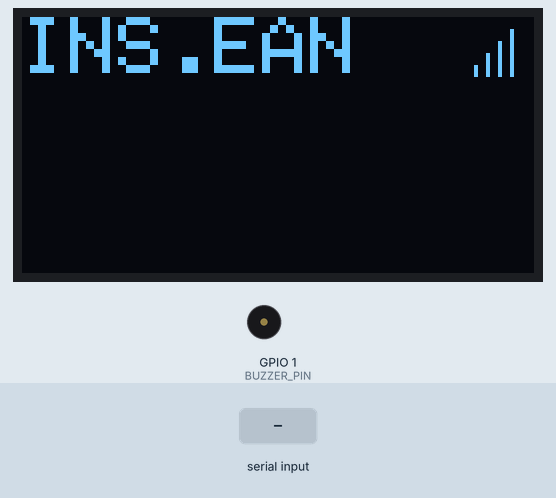
The sketch below on a simulated ESP8266 (NodeMCU). Shown: 128×64 one-colour display, buzzer (waves = sounding). The test bench sets the inputs (shaded band). WiFi joins after 1.5 s; servers stay silent unless stated; uploads are accepted with an empty reply.

Above: at 3.6 s.
3.7 s: "ESPSHOWIP" received over the second serial link
At 5.4 s:
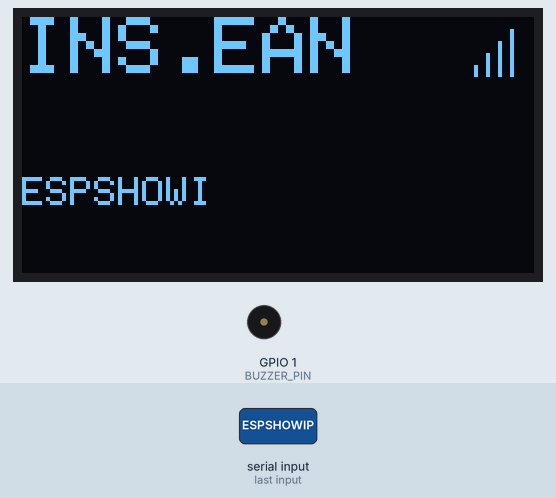
5.7 s: "ESPSCAN" received over the second serial link
At 7.0 s:
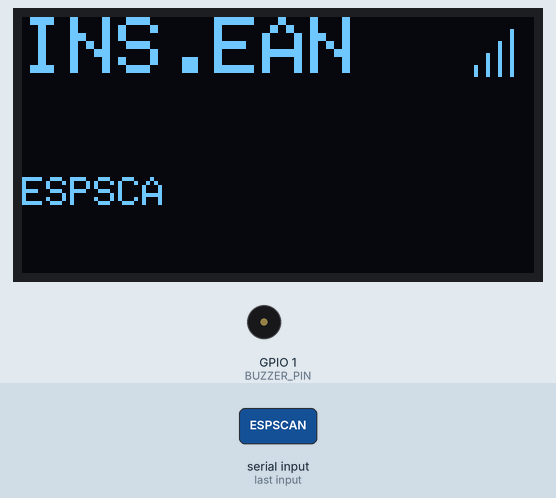
7.7 s: "ESPINSERT" received over the second serial link
At 9.4 s:
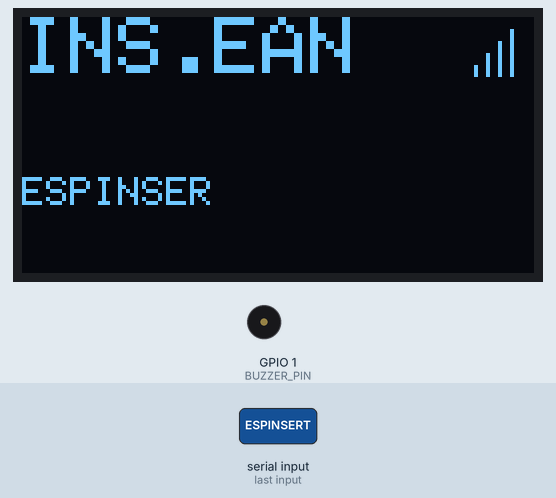
9.7 s: "1" received over the second serial link
At 10.11 s:
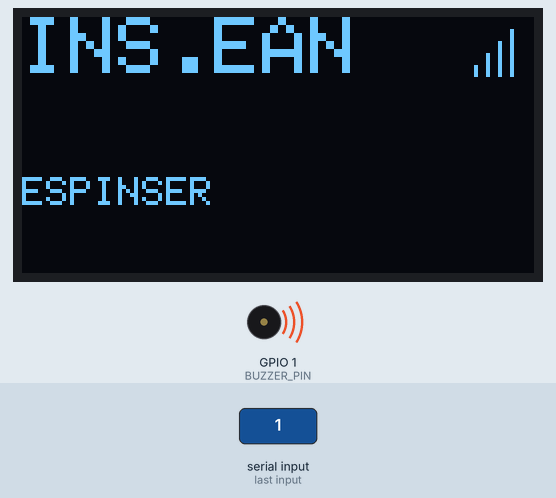
Timing chart, 0 to 12.7 s (numbered marks = the images above; inputs shaded):
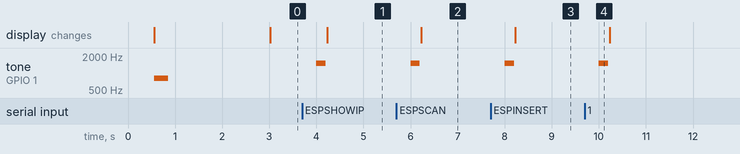

Measured:
- after the input at 3.7 s, tone on GPIO 1 (BUZZER_PIN): silent → 1500 Hz after 0.30 s, → silent 0.20 s later; the display: changes after 0.53 s (image 1)
- after the input at 5.7 s, tone on GPIO 1 (BUZZER_PIN): silent → 1500 Hz after 0.30 s, → silent 0.20 s later; the display: changes after 0.53 s (image 2)
- after the input at 7.7 s, tone on GPIO 1 (BUZZER_PIN): silent → 1500 Hz after 0.30 s, → silent 0.20 s later; the display: changes after 0.53 s (image 3)
- after the input at 9.7 s, tone on GPIO 1 (BUZZER_PIN): silent → 1500 Hz after 0.30 s, → silent 0.20 s later

The sketch:

esp-01_serial_barcode_reader.ino
```cpp
/*
  This code creates a ESP-01 barcode reader, using a USB barcode reader that also supports native RS232 mode (it involves in changing the cable or the cable pin position in the reader)
  Using a MAX3232 the RS232 signal is converted to TTL, then it diplays the information using a SSD1306 I2C display and plays "good/error" sounds using a passive buzzer
  Buzzer will be connected to PIN 1, so the hardware serial cant be used. It also important to connect the buzzer other pin to 3.3v instead of GND otherwise the ESP-01S will not boot
  The barcode can be displayed on screen and/or be uploaded via HTTP POST to a remote web/db server using the wifi connection.
*/

#include <SoftwareSerial.h>
#include <Wire.h>
#include <Adafruit_GFX.h>
#include <Adafruit_SSD1306.h>
#include <ESP8266WiFi.h>
#include <ESP8266HTTPClient.h>

/*Configuration area*/
#define RX_PIN 3
#define TX_PIN 12 //Unused
#define BUZZER_PIN 1
#define SCL_PIN 2
#define SCA_PIN 0
#define SERIAL_TIMEOUT 100 //Time in ms for the readString() function, if is not enoght to read an entire code, increase the time
#define SERIAL_BAUD 9600
#define SCREEN_WIDTH 128
#define SCREEN_HEIGHT 64
#define OLED_RESET -1
#define SCREEN_ADDRESS 0x3D //or 0x3C depends on your display
#define STASSID "wifi-name"
#define STAPSK  "wifi-password"
#define MAX_BARCODE_LENGHT 200 //This also sets the maximum text lengh you can write on the lower part of the display
const unsigned long wifi_interval = 3000; //Time to check for wifi rssi

/* Working Modes Codes*/
enum Mode                 { ESPINSERT,  ESPSCAN }; //Avalible working modes "ESPINSERT" inputs barcodes in DB, "ESPSCAN" only displays them on screen
const char* mode_desc[] = { "INS.EAN",  "SCAN" };  //Working modes description to show in screen
Mode wmode = ESPINSERT; //Starting working mode, this could be saved into rom so it always boots with the last working mode, not implemented

SoftwareSerial max3232;
int wifi_bars = 0;
char ui_line1[50] = "";
char ui_line2[MAX_BARCODE_LENGHT] = "";
unsigned long previous_time = 0;
Adafruit_SSD1306 display(SCREEN_WIDTH, SCREEN_HEIGHT, &Wire, OLED_RESET);

int determine_wifi_bars(){
  int bars = 0;
  int rssi = -100;
  if ((WiFi.status() == WL_CONNECTED)){
      rssi = WiFi.RSSI();
  }
  if (rssi > -55) {
    bars = 5;
  } else if (rssi < -55 & rssi > -65) {
    bars = 4;
  } else if (rssi < -65 & rssi > -70) {
    bars = 3;
  } else if (rssi < -70 & rssi > -78) {
    bars = 2;
  } else if (rssi < -78 & rssi > -82) {
    bars = 1;
  }
  return bars;
}

void ui_wifi_str(){
  wifi_bars=determine_wifi_bars();
  for (int b=0; b <= wifi_bars; b++) {
    display.fillRect(110 + (b*3),15 - (b*3),1,b*3,WHITE);
  }
}

void ui_write_text(const char *text, int x, int y, int size=1){
  display.setTextSize(size);
  display.setTextColor(SSD1306_WHITE);
  display.setCursor(x, y);
  display.println(text);
}

/*
  This function is called to create sound using the passive buzzer
*/
void sound (int freq, int duration){
  tone(BUZZER_PIN, freq);
  delay(duration);
  noTone(BUZZER_PIN);
}

/*
 * This is called to refresh display information
*/
void ui_draw(){
   display.clearDisplay();
   ui_write_text(mode_desc[wmode],0,0,2);
   ui_write_text(ui_line1,0,20,2);
   ui_write_text(ui_line2,0,40,1);
   ui_wifi_str();
   display.display();
}

/*
 * Here we check for special barcodes, i used code 128
 * Barcode "ESPSHOWIP" display current ip asigned by router
 * Barcode "ESPSCAN" and "ESPINSERT" changes the working mode
*/
bool check_special_codes(){
    if(strcmp(ui_line2,"ESPSHOWIP") == 0){
      strcpy(ui_line1,"WIFI IP:");
      sound(1500,200);
      if ((WiFi.status() == WL_CONNECTED))
        strcpy(ui_line2,WiFi.localIP().toString().c_str());
      else
        strcpy(ui_line2,"WIFI DISCONNECTED!");
      sound(1900,100);
      sound(1900,100);
      return true;
    }
    if(strcmp(ui_line2,"ESPSCAN") == 0){
      wmode = ESPSCAN;
      strcpy(ui_line1,"CHG. MODE");
      strcpy(ui_line2,"Working mode changed to only scanner");
      sound(1900,100);
      sound(1900,100);
      return true;
    }
    if(strcmp(ui_line2,"ESPINSERT") == 0){
      wmode = ESPINSERT;
      strcpy(ui_line1,"CHG. MODE");
      strcpy(ui_line2,"Mode changed to inset barcodes in database");
      sound(1900,100);
      sound(1900,100);
      return true;
    }
    return false;
}

/*
  If the barcode is not a special code, so something based on current working mode
*/
void action(){
  switch(wmode){
    case ESPINSERT: {
                        WiFiClient client;
                        HTTPClient http;
                        http.setTimeout(1000);
                        String url = "http://SERVERIP/insert_barcode.php";
                        http.begin(client, url);
                        http.addHeader("Content-Type", "application/x-www-form-urlencoded");
                        String httpRequestData = "apikey=XXXXXX&barcode="+String(ui_line2);
                        int httpResponseCode = http.POST(httpRequestData);
                        if (httpResponseCode==200) {
                          /*If everything is OK display answer on display: inserted, duplicated, etc*/
                          String payload = http.getString();
                          payload.toCharArray(ui_line1, payload.length());
                          sound(1500,200);
                        } else {
                          /* 404, 500, -1 for http timeout*/
                          String error = "ERROR:" + String(httpResponseCode);
                          strcpy(ui_line1,error.c_str());
                          sound(500,100);
                          sound(500,100);
                        }
                        http.end();
                        break;
                    }

    case ESPSCAN:  {
                       strcpy(ui_line1,"SCANNED");
                       break;
                   }
  }
}

void setup() {
  pinMode(BUZZER_PIN, OUTPUT);
  WiFi.begin(STASSID, STAPSK);
  delay(500);
  Wire.pins(SCA_PIN, SCL_PIN);
  if(!display.begin(SSD1306_SWITCHCAPVCC, SCREEN_ADDRESS)) {for(;;);}
  max3232.begin(SERIAL_BAUD, SWSERIAL_8N1, RX_PIN, TX_PIN, true); //This last "true" inverts data coming from serial, i need to use it for my reader
  max3232.setTimeout(SERIAL_TIMEOUT);
  while (!max3232.isListening()) {delay(1000);}
  ui_draw();
  sound(800,300);
}

void loop() {
  unsigned long current_time = millis();
  if (current_time - previous_time >= wifi_interval) {
    previous_time = current_time;
    if(wifi_bars!=determine_wifi_bars()){
      ui_draw();
    }
  }

  if (max3232.available()) {
    String buffer = max3232.readString();
    if(buffer.length()<MAX_BARCODE_LENGHT){
      buffer.toCharArray(ui_line2, buffer.length());
      if(!check_special_codes()){
        action();
      }
    }
    ui_draw();
  }
}
```
